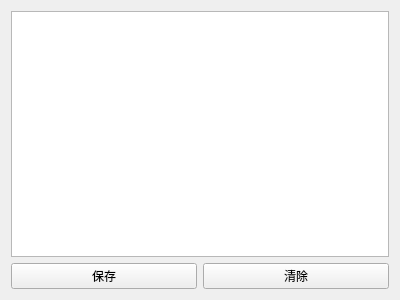
<?xml version="1.0" encoding="UTF-8"?>
<ui version="4.0">
 <class>ReceiveRecodeWgt</class>
 <widget class="QWidget" name="ReceiveRecodeWgt">
  <property name="geometry">
   <rect>
    <x>0</x>
    <y>0</y>
    <width>400</width>
    <height>300</height>
   </rect>
  </property>
  <property name="windowTitle">
   <string>Form</string>
  </property>
  <layout class="QGridLayout" name="gridLayout">
   <item row="1" column="0">
    <widget class="QPushButton" name="btnSave">
     <property name="text">
      <string>保存</string>
     </property>
    </widget>
   </item>
   <item row="1" column="1">
    <widget class="QPushButton" name="btnClear">
     <property name="text">
      <string>清除</string>
     </property>
    </widget>
   </item>
   <item row="0" column="0" colspan="2">
    <widget class="QPlainTextEdit" name="plainTextEdit"/>
   </item>
  </layout>
 </widget>
 <resources/>
 <connections/>
</ui>
